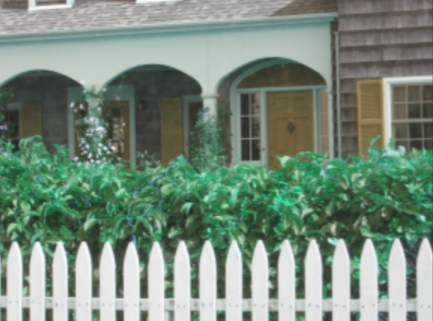
#> input picture hw1/original_image.png, 433 x 321 px
$ python Assignment1.py
#> lines starting #> are read from the running program, lines starting #| are printed output that depends on the picture; after the words box and inside, x2 and y2 are one past the last pixel; in counts of white or black regions, pixels touching at a corner belong together
import cv2
import numpy as np
import os


class ComputerVisionAssignment:
    def __init__(self, image_path, binary_image_path):
#> called with image_path = 'original_image.png', binary_image_path = 'binary_image.png'
        self.image = cv2.imread(image_path)
#> self.image is the input picture: shape (321, 433, 3); mean B, G, R 123.4, 139.7, 119.3
        self.binary_image = cv2.imread(binary_image_path, cv2.IMREAD_GRAYSCALE)
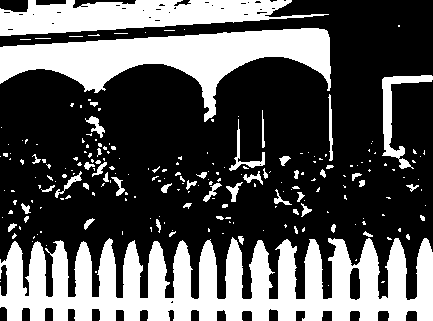
#> input picture hw1/binary_image.png, 433 x 321 px
#> self.binary_image: shape (321, 433); 34.3% white; 220 white regions (170 under 20 px), largest, box (x1, y1, x2, y2) and area: (0, 237, 433, 321) 23707, (0, 28, 331, 122) 11997, (0, 0, 329, 36) 7072

    def check_package_versions(self):
        # Ungraded
        import numpy as np
        import matplotlib
        import cv2

        # print(np.__version__)
        # print(matplotlib.__version__)
        # print(cv2.__version__)

    def load_and_analyze_image(self):
        """
        Fill your code here

        """

        image_path = "original_image.png"
        self.image = cv2.imread(image_path)

        # Print the data type of the image, and the data type of the pixels in the image.
        Image_data_type = type(self.image)
        Pixel_data_type = self.image.dtype

        # Print the image dimensions.
        Image_shape = self.image.shape
#> Image_shape = (321, 433, 3)

        # [8 lines of commented-out code are left out]

        return Image_data_type, Pixel_data_type, Image_shape

    def create_red_image(self):
        """
        Fill your code here

        """

        red_image = self.image.copy()
        red_image[:, :, 0] = 0  # Blue
        red_image[:, :, 1] = 0  # Green

        return red_image

    def create_photographic_negative(self):
        """
        Fill your code here

        """

        negative_image = 255 - self.image

        return negative_image

    def swap_color_channels(self):
        """
        Fill your code here

        """

        swapped_image = self.image[:, :, [2, 1, 0]] # RED <-> BLUE

        return swapped_image

    def foliage_detection(self):
        """
        Fill your code here

        """

        blue = self.image[:, :, 0]
        green = self.image[:, :, 1]
        red = self.image[:, :, 2]

        mask = (green >= 50) & (blue < 50) & (red < 50)
#> mask: shape (321, 433) bool; 2.5% white; 195 white regions (152 under 20 px), largest, box (x1, y1, x2, y2) and area: (377, 209, 415, 233) 275, (46, 211, 74, 230) 259, (328, 206, 361, 223) 256
        foliage_image = mask.astype(np.uint8) * 255

        return foliage_image

    def shift_image(self):
        """
        Fill your code here

        """

        shifted_image = np.zeros_like(self.image)
        shifted_image[100:, 200:] = self.image[:-100, :-200]

        return shifted_image

    def rotate_image(self):
        """
        Fill your code here

        """

        rotated_image = cv2.rotate(self.image, cv2.ROTATE_90_CLOCKWISE)
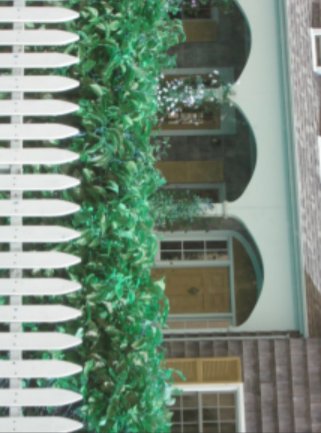
#> rotated_image: shape (433, 321, 3); mean B, G, R 123.4, 139.7, 119.3
        return rotated_image

    def similarity_transform(self, scale, theta, shift):
        """
        Fill your code here

        """
#> called with scale = 2, theta = 45

        h, w = self.image.shape[:2]
#> h = 321; w = 433
        transformed_image = np.zeros_like(self.image)

        angle = np.deg2rad(theta)
        cos_theta = np.cos(angle)
        sin_theta = np.sin(angle)
        dx, dy = shift

        for Y in range(h):
            for X in range(w):
                # Undo translation
                x = X - dx
                y = Y - dy

                # Undo rotation, then scaling
                x_src = (cos_theta * x + sin_theta * y) / scale
                y_src = (-sin_theta * x + cos_theta * y) / scale

                # Nearest-neighbor interpolation.
                x_src = int(round(x_src))
                y_src = int(round(y_src))

                if 0 <= x_src < w and 0 <= y_src < h :
                    transformed_image[Y, X] = self.image[y_src, x_src]
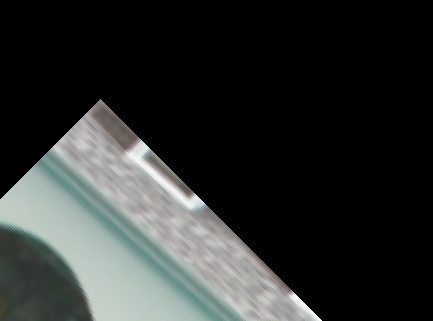
#> transformed_image: shape (321, 433, 3); mean B, G, R 46.1, 47.5, 44.7

        return transformed_image

    def convert_to_grayscale(self):
        """
        Fill your code here

        """

        blue = self.image[:, :, 0].astype(np.float64)
        green = self.image[:, :, 1].astype(np.float64)
        red = self.image[:, :, 2].astype(np.float64)
        gray_image = np.round( (3 * red + 6 * green + 1 * blue) / 10 ).astype(np.uint8)
#> call 2 of __init__, with image_path = 'glasses_outline.png', binary_image_path = 'glasses_outline.png'
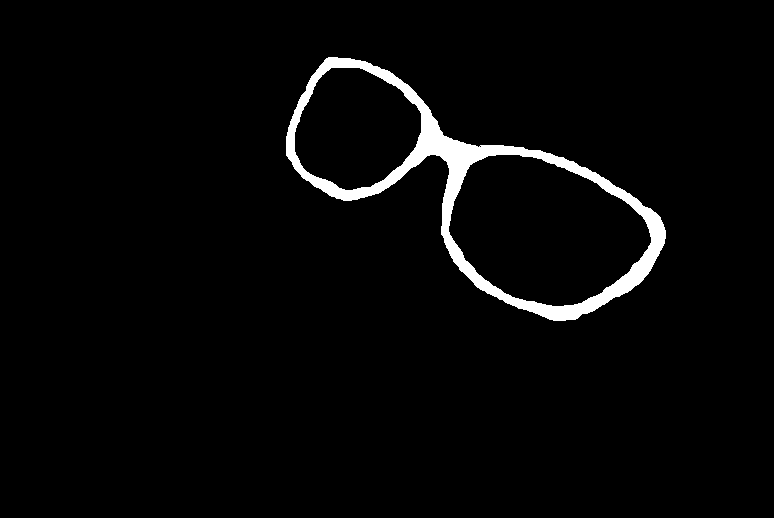
#> input picture hw1/glasses_outline.png, 774 x 518 px
#> in __init__, self.image is the input picture: shape (518, 774, 3); 2.9% white; 1 white region, box (x1, y1, x2, y2) and area: (286, 57, 666, 321) 11792

        # cv2.imwrite("grey_image.png", gray_image)
        return gray_image

    def compute_moments(self):
        """
        Fill your code here

        """
        binary = self.binary_image.astype(np.float64)
        y, x = np.indices(binary.shape)

        m00 = np.sum(binary)
#> m00 = 3006960
        if m00 == 0:
            raise ValueError("The image has no foreground pixels.")

        m10 = np.sum(x * binary)
#> m10 = 1.43e+09
        m01 = np.sum(y * binary)
#> m01 = 575000265

        x_bar = m10 / m00
#> x_bar = 476.3
        y_bar = m01 / m00
#> y_bar = 191.2

        dx = x - x_bar
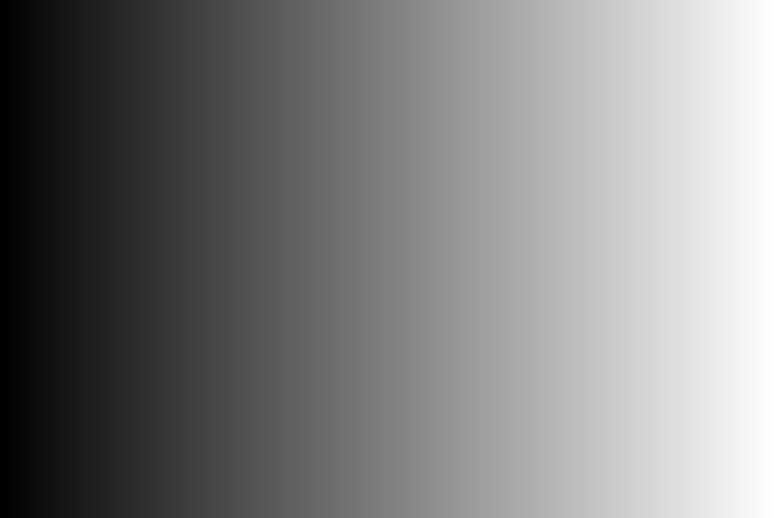
#> dx: shape (518, 774) float64; min -476.3, max 296.7, mean -89.8; drawn with min black and max white
        dy = y - y_bar
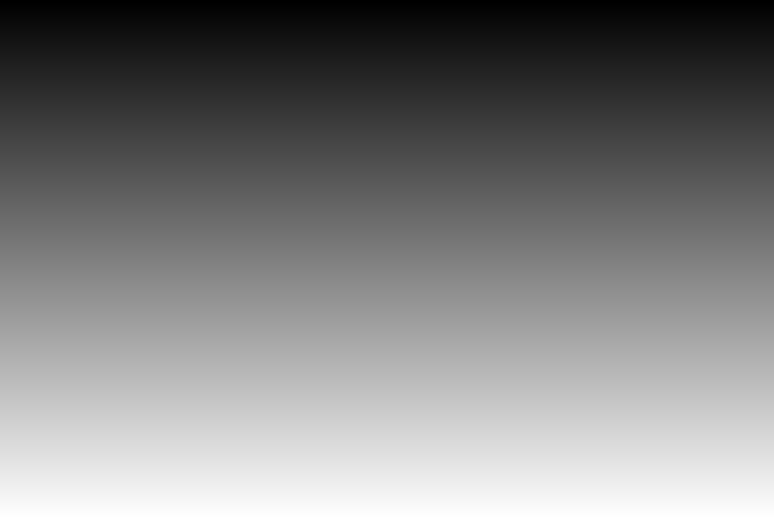
#> dy: shape (518, 774) float64; min -191.2, max 325.8, mean 67.3; drawn with min black and max white

        mu20 = np.sum(dx**2 * binary)
#> mu20 = 3.52e+10
        mu02 = np.sum(dy**2 * binary)
#> mu02 = 1.51e+10
        mu11 = np.sum(dx * dy * binary)
#> mu11 = 1.47e+10

        # [7 lines of commented-out code are left out]

        return m00, m10, m01, x_bar, y_bar, mu20, mu02, mu11

    def compute_orientation_and_eccentricity(self):
        """
        Fill your code here

        """

        m00, m10, m01, x_bar, y_bar, mu20, mu02, mu11 = self.compute_moments()
#> m00 = 3006960; m10 = 1.43e+09; m01 = 575000265; x_bar = 476.3; y_bar = 191.2; mu20 = 3.52e+10; mu02 = 1.51e+10; mu11 = 1.47e+10
        orientation = np.degrees(0.5 * np.arctan(2 * mu11 / (mu20 - mu02)))
#> orientation = 27.88
        a = mu20 / m00
#> a = 11693.2
        b = mu11 / m00
#> b = 4893.1
        c = mu02 / m00
#> c = 5033.2
        diff = np.sqrt((a - c)**2 + 4 * b**2)
#> diff = 11837.5
        lambda1 = (a + c + diff) / 2
#> lambda1 = 14282
        lambda2 = (a + c - diff) / 2
#> lambda2 = 2444.5
        eccentricity = np.sqrt((lambda1 - lambda2) / lambda1)
#> eccentricity = 0.91

        full_major_axis = 4 * np.sqrt(lambda1)
#> full_major_axis = 478
        full_minor_axis = 4 * np.sqrt(lambda2)
#> full_minor_axis = 197.8
        half_axes = (int(full_major_axis // 2), int(full_minor_axis // 2))
#> half_axes = (239, 98)
        center = (int(x_bar), int(y_bar))
#> center = (476, 191)
        glasses_with_ellipse = self.image.copy()

        cv2.ellipse(
            glasses_with_ellipse,
            center,
            half_axes,
            float(orientation),
            0,
            360,
            (0, 0, 255),
            1
        )
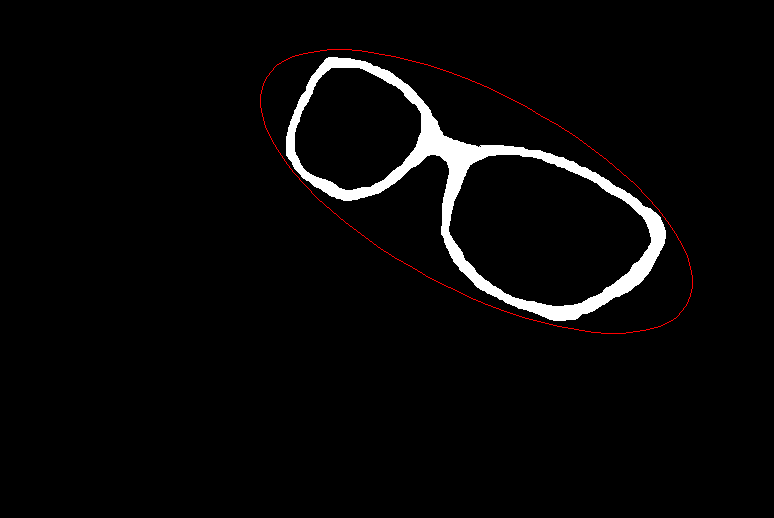
#> glasses_with_ellipse: shape (518, 774, 3); 0.25% of pixels changed, all inside (x1, y1, x2, y2) = (260, 49, 693, 334)

        return orientation, eccentricity, glasses_with_ellipse


if __name__ == "__main__":

    assignment = ComputerVisionAssignment("original_image.png", "binary_image.png")

    # Task 0: Check package versions
    assignment.check_package_versions()

    # Task 1: Load and analyze the image
    assignment.load_and_analyze_image()

    # Task 2: Create a red image
    red_image = assignment.create_red_image()

    # Task 3: Create a photographic negative
    negative_image = assignment.create_photographic_negative()

    # Task 4: Swap color channels
    swapped_image = assignment.swap_color_channels()

    # Task 5: Foliage detection
    foliage_image = assignment.foliage_detection()

    # Task 6: Shift the image
    shifted_image = assignment.shift_image()

    # Task 7: Rotate the image
    rotated_image = assignment.rotate_image()

    # Task 8: Similarity transform
    transformed_image = assignment.similarity_transform(
        scale=2.0, theta=45.0, shift=[100, 100]
    )
    # cv2.imwrite("transformed_image.png", transformed_image)

    # Task 9: Grayscale conversion
    gray_image = assignment.convert_to_grayscale()

    glasses_assignment = ComputerVisionAssignment(
        "glasses_outline.png", "glasses_outline.png"
    )

    # Task 10: Moments of a binary image
    glasses_assignment.compute_moments()

    # Task 11: Orientation and eccentricity of a binary image
    orientation, eccentricity, glasses_with_ellipse = (
        glasses_assignment.compute_orientation_and_eccentricity()
    )
#> orientation = 27.88; eccentricity = 0.91
    # cv2.imwrite("glasses_with_ellipse.png", glasses_with_ellipse)
